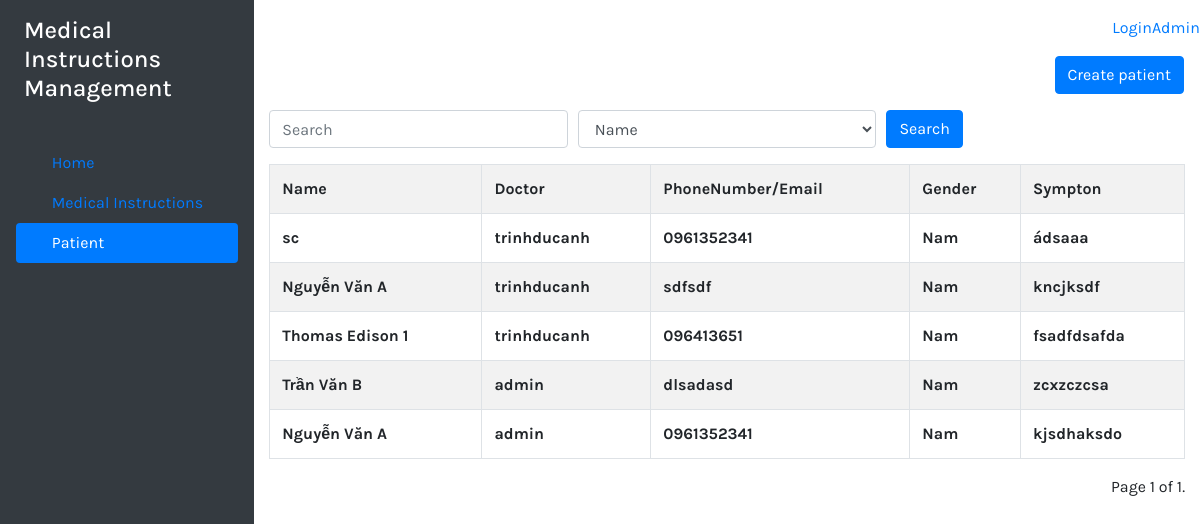
Page /patient/ on the earlier database version.
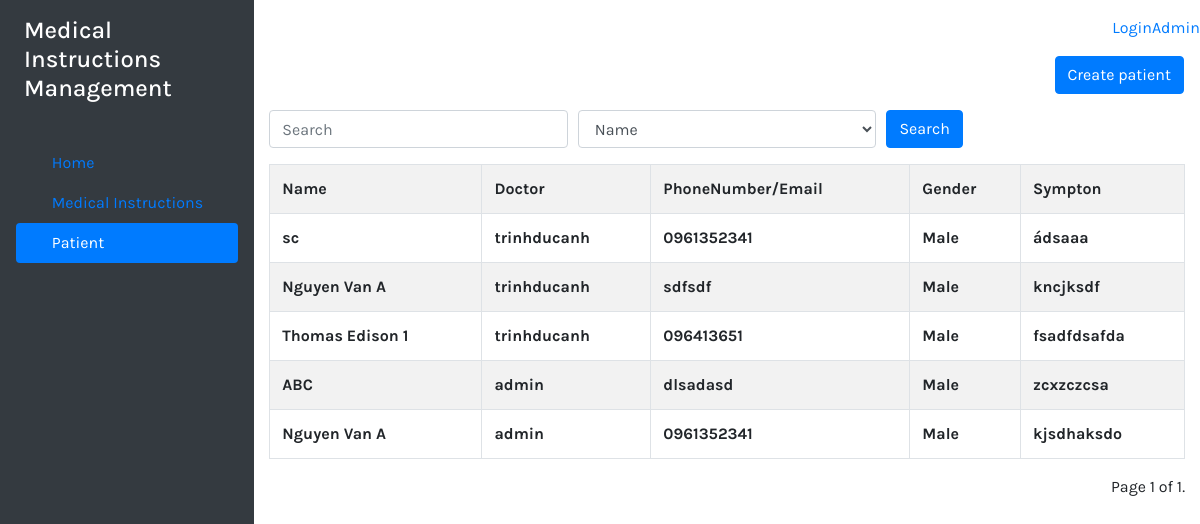
Same page on the later database version.
### patient/models.py (models this page shows, shortened)
class Patient(models.Model):
    GENDER = (
        ('Male', 'Male'),
        ('Female', 'Female'),
    )
    patient_name = models.CharField(max_length=30)
    birthday = models.DateField("Day End(mm/dd/yyyy)")
    gender = models.CharField(max_length=12, default='Male', choices=GENDER)
    phone_number = models.CharField(max_length=50)
    doctor = models.ForeignKey(User, editable=True, on_delete = models.CASCADE, null=True)
    sympton = models.TextField()
    note = models.TextField()

### patient/views.py (the view)
# urls.py: path('', views.list),
def list(request):
    Patients = Patient.objects.all().order_by('-doctor_id')
    search_field = request.GET.get('search_field')
    in_search = request.GET.get('in_search')
    if search_field == 'Name':
        Patients = Patients.filter(patient_name__icontains=in_search)
    if search_field == 'Doctor':
        Patients = Patients.filter(doctor__username__icontains=in_search)
    pag = Paginator(Patients, 8)
    pag_num = request.GET.get('page')
    try:
        patient= pag.page(pag_num)
    except PageNotAnInteger:
        patient = pag.page(1)
    except EmptyPage:
        patient = pag.page(pag.num_pages)
    return render(request,'patient/patient.html', {'patient': patient})

### patient/templates/patient/patient.html (shortened to what this page needs)
{% extends "pages/base.html" %}
{% block content %}
<div>
    <div class="wrapper d-flex">
        <div class="d-flex flex-column p-3 text-white bg-dark" style="width: 300px ; height:100vh;">
            <a href="/" class="d-flex align-items-center mb-3 mb-md-0 me-md-auto text-white text-decoration-none">
                <h4 class="ml-2">Medical Instructions Management</h4>
            </a>
            <ul class="nav nav-pills flex-column mb-auto">
                <li class="nav-item">
                    <a href="/" class="nav-link ">
                        <svg class="bi me-2" width="16" height="16"><use xlink:href="#home"></use></svg>
                        Home
                    </a>
                </li>
                <li>
                    <a href="/ylenh" class="nav-link ">
                        <svg class="bi me-2" width="16" height="16"><use xlink:href="#speedometer2"></use></svg>
                        Medical Instructions
                    </a>
                </li>
                <li>
                    <a href="/patient" class="nav-link text-white active">
                        <svg class="bi me-2" width="16" height="16"><use xlink:href="#speedometer2"></use></svg>
                        Patient
                    </a>
                </li>
            </ul>
        </div>
        <div style="width: 95%">
            <nav style=" height : 40px;" class="mt-3 d-flex justify-content-end">
                {% if user.username %}
                <p>Welcome {{user.username}}</p>
                <p><a class="mr-2" href="{% url 'logout' %}">(Logout)</a></p>
                {% else %}
                <p><a href="{% url 'login' %}">Login</a></p>
                <p><a href="/admin">Admin</a></p>
                {% endif %}
            </nav>
            <div class="d-flex justify-content-end mr-3 mb-3">
                <a href="{% url 'patient_create' %}" class="btn btn-primary ">Create patient</a>
            </div>
            <form method="GET" class="container">
                <div class="form-row">
                  <div class="form-group col-md-4">
                    <input class="form-control" type="search" name="in_search" placeholder="Search">
                  </div>
                  <div class="form-group col-md-4">
                    <select class="form-control" name="search_field">
                        <option>Name</option>
                    </select>
                  </div>
                    <div class="form-group col-md-4">
                        <button type="submit" class="btn btn-primary">Search</button>
                    </div>
                </div>
              </form>
            <div class = "container">
                <table class="table table-striped table-bordered table-hover" >
                    <tr>
                        <th>Name</th>
                        <th>Doctor</th>
                        <th>PhoneNumber/Email</th>
                        <th>Gender</th>
                        <th>Sympton</th>
                    </tr>
                    {% for p in patient %}
                    <tr>
                        <th>{{p.patient_name}}</th>
                        <th>{{p.doctor.username}}</th>
                        <th>{{p.phone_number}}</th>
                        <th>{{p.gender}}</th>
                        <th>{{p.sympton}}</th>
                    </tr>
                    {% endfor %}
                </table>
            </div>
            <div class="pagination d-flex justify-content-end container">
                <span class="current">
                    Page {{ patient.number }} of {{ patient.paginator.num_pages }}.
                </span>
            </div>
        </div>
    </div>
</div>
{% endblock %}

Differences in the rows shown:
changed Patient "sc": gender "Nam" → "Male"
changed Patient "sdfsdf": patient_name "Nguyễn Văn A" → "Nguyen Van A"; gender "Nam" → "Male"
changed Patient "Thomas Edison 1": gender "Nam" → "Male"
changed Patient "dlsadasd": patient_name "Trần Văn B" → "ABC"; gender "Nam" → "Male"
changed Patient "kjsdhaksdo": patient_name "Nguyễn Văn A" → "Nguyen Van A"; gender "Nam" → "Male"
